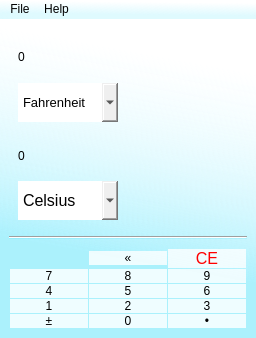
<?xml version="1.0" encoding="UTF-8"?>
<ui version="4.0">
 <class>Temperature</class>
 <widget class="QMainWindow" name="Temperature">
  <property name="geometry">
   <rect>
    <x>0</x>
    <y>0</y>
    <width>256</width>
    <height>338</height>
   </rect>
  </property>
  <property name="contextMenuPolicy">
   <enum>Qt::CustomContextMenu</enum>
  </property>
  <property name="windowTitle">
   <string>Temperature</string>
  </property>
  <property name="windowIcon">
   <iconset>
    <normaloff>../src/imgs/temp.png</normaloff>../src/imgs/temp.png</iconset>
  </property>
  <property name="styleSheet">
   <string notr="true">QWidget{background:qlineargradient(spread:pad, x1:0.881, y1:0.812682, x2:0.976909, y2:0.164, stop:0 rgba(9, 214, 250, 33), stop:1 rgba(255, 255, 255, 255))}
</string>
  </property>
  <widget class="QWidget" name="centralwidget">
   <layout class="QVBoxLayout" name="verticalLayout_2">
    <item>
     <widget class="QWidget" name="widget_2" native="true">
      <property name="maximumSize">
       <size>
        <width>16777215</width>
        <height>200</height>
       </size>
      </property>
      <property name="styleSheet">
       <string notr="true">QWidget{
	background:transparent;}
#label_text,#label_result{
	font: 75 20pt &quot;Rockwell Condensed&quot;;
	background:none;
}#label_result{
	font: 16pt &quot;Rockwell Condensed&quot;;
}#comboBox1,#comboBox2{
	border:none;
	background:none;
}
#comboBox1:checked,#comboBox2:checked{
	background:none;
}</string>
      </property>
      <layout class="QVBoxLayout" name="verticalLayout">
       <item>
        <widget class="QLabel" name="label_text">
         <property name="text">
          <string>0</string>
         </property>
         <property name="textFormat">
          <enum>Qt::RichText</enum>
         </property>
        </widget>
       </item>
       <item>
        <widget class="QComboBox" name="comboBox1">
         <property name="maximumSize">
          <size>
           <width>100</width>
           <height>40</height>
          </size>
         </property>
         <property name="font">
          <font>
           <family>Arial</family>
           <pointsize>10</pointsize>
           <weight>50</weight>
           <italic>false</italic>
           <bold>false</bold>
          </font>
         </property>
         <property name="contextMenuPolicy">
          <enum>Qt::NoContextMenu</enum>
         </property>
         <property name="autoFillBackground">
          <bool>false</bool>
         </property>
         <property name="styleSheet">
          <string notr="true"/>
         </property>
         <property name="placeholderText">
          <string/>
         </property>
         <item>
          <property name="text">
           <string>Fahrenheit</string>
          </property>
         </item>
         <item>
          <property name="text">
           <string>Celsius</string>
          </property>
         </item>
         <item>
          <property name="text">
           <string>Kelvin</string>
          </property>
         </item>
        </widget>
       </item>
       <item>
        <widget class="Line" name="line">
         <property name="orientation">
          <enum>Qt::Horizontal</enum>
         </property>
        </widget>
       </item>
       <item>
        <widget class="QLabel" name="label_result">
         <property name="text">
          <string>0</string>
         </property>
        </widget>
       </item>
       <item>
        <widget class="QComboBox" name="comboBox2">
         <property name="maximumSize">
          <size>
           <width>100</width>
           <height>40</height>
          </size>
         </property>
         <property name="font">
          <font>
           <family>Arial</family>
           <pointsize>12</pointsize>
           <weight>50</weight>
           <italic>false</italic>
           <bold>false</bold>
          </font>
         </property>
         <property name="styleSheet">
          <string notr="true"/>
         </property>
         <item>
          <property name="text">
           <string>Celsius</string>
          </property>
         </item>
         <item>
          <property name="text">
           <string>Fahrenheit</string>
          </property>
         </item>
         <item>
          <property name="text">
           <string>Kelvin</string>
          </property>
         </item>
        </widget>
       </item>
      </layout>
     </widget>
    </item>
    <item>
     <widget class="Line" name="line_2">
      <property name="orientation">
       <enum>Qt::Horizontal</enum>
      </property>
     </widget>
    </item>
    <item>
     <widget class="QWidget" name="widget" native="true">
      <property name="styleSheet">
       <string notr="true">QWidget{background:transparent;}
QPushButton{
	color:black;
	background:white rgba(255, 255, 255, 0.8);
	border:0;
	offline:none;
	margin:0px;
	font: 500 16pt &quot;Arial Black&quot;;
}
QPushButton:hover{
	background:rgba(0, 0, 0, 0.1);
}
#btn_clear,#btn_del_one{	font: 12pt &quot;Arial&quot;;padding:0px 2px;}
#btn_clear{color:red;}
#btn_del_one:hover{color:red}






</string>
      </property>
      <layout class="QGridLayout" name="_2">
       <property name="sizeConstraint">
        <enum>QLayout::SetMinAndMaxSize</enum>
       </property>
       <property name="leftMargin">
        <number>1</number>
       </property>
       <property name="topMargin">
        <number>1</number>
       </property>
       <property name="rightMargin">
        <number>1</number>
       </property>
       <property name="bottomMargin">
        <number>1</number>
       </property>
       <property name="spacing">
        <number>1</number>
       </property>
       <item row="4" column="0">
        <widget class="QPushButton" name="btn_inverse">
         <property name="text">
          <string>±</string>
         </property>
        </widget>
       </item>
       <item row="1" column="1">
        <widget class="QPushButton" name="btn8">
         <property name="text">
          <string>8</string>
         </property>
        </widget>
       </item>
       <item row="3" column="1">
        <widget class="QPushButton" name="btn2">
         <property name="text">
          <string>2</string>
         </property>
        </widget>
       </item>
       <item row="2" column="2">
        <widget class="QPushButton" name="btn6">
         <property name="text">
          <string>6</string>
         </property>
        </widget>
       </item>
       <item row="3" column="2">
        <widget class="QPushButton" name="btn3">
         <property name="text">
          <string>3</string>
         </property>
        </widget>
       </item>
       <item row="0" column="2">
        <widget class="QPushButton" name="btn_clear">
         <property name="font">
          <font>
           <family>Arial</family>
           <pointsize>12</pointsize>
           <weight>50</weight>
           <italic>false</italic>
           <bold>false</bold>
          </font>
         </property>
         <property name="text">
          <string>CE</string>
         </property>
         <property name="autoDefault">
          <bool>false</bool>
         </property>
         <property name="default">
          <bool>false</bool>
         </property>
         <property name="flat">
          <bool>false</bool>
         </property>
        </widget>
       </item>
       <item row="2" column="0">
        <widget class="QPushButton" name="btn4">
         <property name="text">
          <string>4</string>
         </property>
        </widget>
       </item>
       <item row="3" column="0">
        <widget class="QPushButton" name="btn1">
         <property name="text">
          <string>1</string>
         </property>
        </widget>
       </item>
       <item row="1" column="2">
        <widget class="QPushButton" name="btn9">
         <property name="text">
          <string>9</string>
         </property>
        </widget>
       </item>
       <item row="4" column="2">
        <widget class="QPushButton" name="btn_dot">
         <property name="text">
          <string>•</string>
         </property>
        </widget>
       </item>
       <item row="2" column="1">
        <widget class="QPushButton" name="btn5">
         <property name="text">
          <string>5</string>
         </property>
        </widget>
       </item>
       <item row="1" column="0">
        <widget class="QPushButton" name="btn7">
         <property name="text">
          <string>7</string>
         </property>
        </widget>
       </item>
       <item row="0" column="1">
        <widget class="QPushButton" name="btn_del_one">
         <property name="text">
          <string>«</string>
         </property>
        </widget>
       </item>
       <item row="4" column="1">
        <widget class="QPushButton" name="btn0">
         <property name="text">
          <string>0</string>
         </property>
        </widget>
       </item>
      </layout>
     </widget>
    </item>
   </layout>
  </widget>
  <widget class="QMenuBar" name="menubar">
   <property name="geometry">
    <rect>
     <x>0</x>
     <y>0</y>
     <width>256</width>
     <height>22</height>
    </rect>
   </property>
   <widget class="QMenu" name="menuFile">
    <property name="title">
     <string>File</string>
    </property>
    <addaction name="actionStandar"/>
    <addaction name="actionScientific"/>
    <addaction name="actionLenght"/>
    <addaction name="separator"/>
    <addaction name="actionExit"/>
   </widget>
   <widget class="QMenu" name="menuHelp">
    <property name="title">
     <string>Help</string>
    </property>
    <addaction name="actionAbout"/>
    <addaction name="actionFQAs"/>
   </widget>
   <addaction name="menuFile"/>
   <addaction name="menuHelp"/>
  </widget>
  <action name="actionStandar">
   <property name="text">
    <string>Standar</string>
   </property>
  </action>
  <action name="actionScientific">
   <property name="text">
    <string>Scientific</string>
   </property>
  </action>
  <action name="actionLenght">
   <property name="text">
    <string>Lenght</string>
   </property>
  </action>
  <action name="actionExit">
   <property name="text">
    <string>Exit</string>
   </property>
  </action>
  <action name="actionAbout">
   <property name="text">
    <string>About</string>
   </property>
  </action>
  <action name="actionFQAs">
   <property name="text">
    <string>FQAs</string>
   </property>
  </action>
 </widget>
 <resources/>
 <connections/>
</ui>
